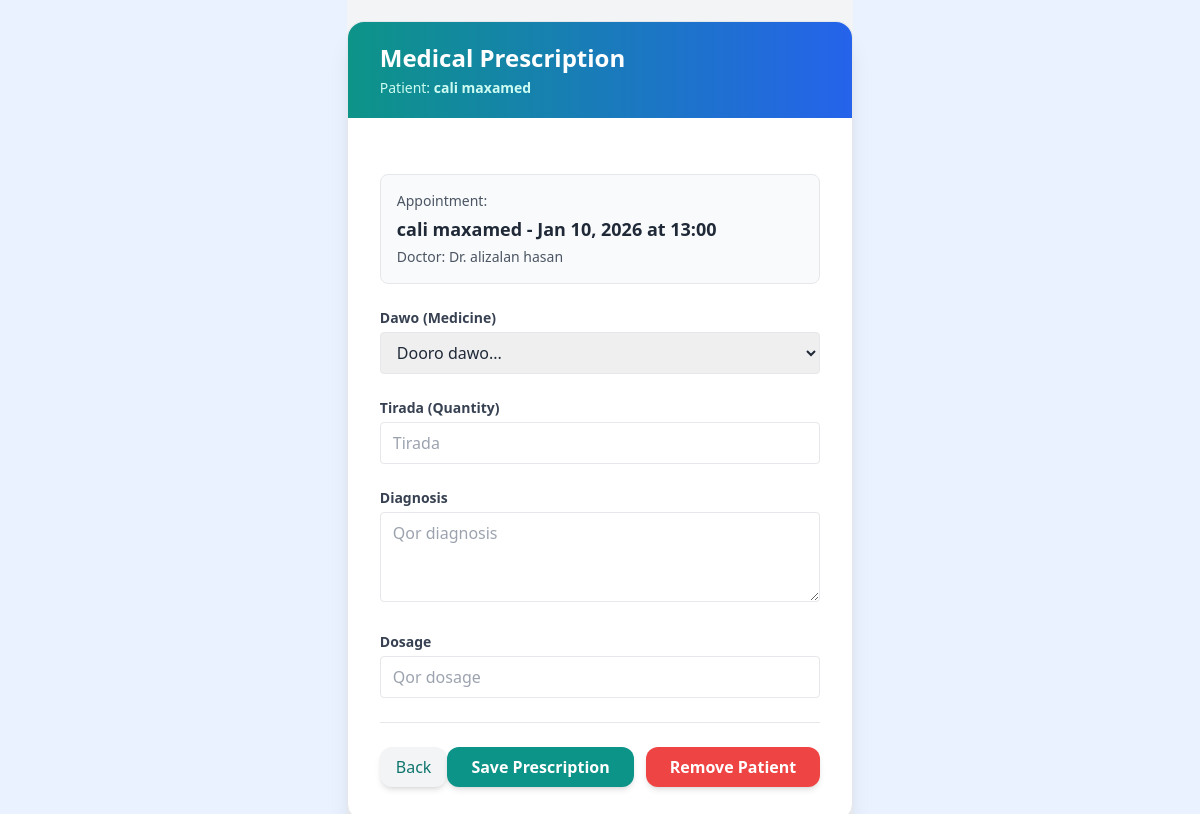
Page /prescription/add/29/ on the committed database.
### core/models.py (models this page shows, shortened)
class Appointment(models.Model):
    doctor = models.ForeignKey(Doctor, on_delete=models.CASCADE)
    patient = models.ForeignKey(Patient, on_delete=models.CASCADE)
    date = models.DateField()
    TIME_SLOTS = (
        ('08:00', '08:00 AM'),
        ('09:00', '09:00 AM'),
        ('10:00', '10:00 AM'),
        ('11:00', '11:00 AM'),
        ('01:00', '01:00 AM'),
        ('12:00', '12:00 PM'),
        ('13:00', '01:00 PM'),
        ('14:00', '02:00 PM'),
        ('15:00', '03:00 PM'),
        ('16:00', '04:00 PM'),
        ('17:00', '05:00 PM'),
    )
    time = models.CharField(max_length=10, choices=TIME_SLOTS)
    status = models.CharField(max_length=20, default='Pending') # Pending, Completed, Cancelled
    class Meta:
        unique_together = ('doctor', 'date', 'time')

class Patient(models.Model):
    first_name = models.CharField(max_length=100)
    last_name = models.CharField(max_length=100)
    phone = models.CharField(max_length=20)
    def __str__(self):
        return f"{self.first_name} {self.last_name}"

class Doctor(models.Model):
    first_name = models.CharField(max_length=100)
    last_name = models.CharField(max_length=100)
    specialization = models.CharField(max_length=100)
    profile_image = models.ImageField(
        upload_to='doctors/images/',  # sawirrada doctors
        blank=True,
        null=True,
        verbose_name="Profile Image"
    )
    def __str__(self):
        return f"Dr. {self.first_name} {self.last_name}"

### core/views.py (the view)
# urls.py: path('prescription/add/<int:appointment_id>/', views.prescription_create, name='prescription_create'),
def prescription_create(request, appointment_id):
    appointment = get_object_or_404(Appointment, id=appointment_id)
    if request.method == "POST":
        form = PrescriptionForm(request.POST)
        if form.is_valid():
            medicine = form.cleaned_data['medicine']
            quantity = form.cleaned_data['quantity']
            if medicine.quantity < quantity:
                messages.error(request, "Stock-ga daawada kuma filna")
                return render(request, 'prescription_form.html', {
                    'form': form,
                    'appointment': appointment,
                })
            with transaction.atomic():
                prescription = form.save(commit=False)
                prescription.appointment = appointment  # 🔴 muhiim - automatically set
                prescription.save()
                medicine.quantity -= quantity
                medicine.save()
            messages.success(
                request,
                "Prescription waa la keydiyay, stock-gana waa la cusbooneysiiyay"
            )
            return redirect('appointment_list')
    else:
        form = PrescriptionForm()
    return render(request, 'prescription_form.html', {
        'form': form,
        'appointment': appointment,  # 🔴 template-ka u baahan
    })

### core/forms.py
class PrescriptionForm(forms.ModelForm):
    medicine = forms.ModelChoiceField(
        queryset=Medicine.objects.all(),
        required=True,
        widget=forms.Select(attrs={
            'class': 'border rounded px-3 py-2 w-full',
            'placeholder': 'Dooro dawo'
        }),
        label='Dawo',
        empty_label='Dooro dawo...'
    )
    class Meta:
        model = Prescription
        fields = [
            'medicine',
            'diagnosis',
            'dosage',
            'quantity'
        ]
        widgets = {
            'diagnosis': forms.Textarea(attrs={
                'class': 'border rounded px-3 py-2 w-full',
                'rows': 3,
                'placeholder': 'Qor diagnosis'
            }),
            'dosage': forms.TextInput(attrs={
                'class': 'border rounded px-3 py-2 w-full',
                'placeholder': 'Qor dosage'
            }),
            'quantity': forms.NumberInput(attrs={
                'class': 'border rounded px-3 py-2 w-full',
                'placeholder': 'Tirada'
            }),
        }

### core/models.py (called while the page is built)
    def __str__(self):
        return f"{self.name} ({self.quantity})"

### templates/prescription_form.html (shortened to what this page needs)
{% extends 'base.html' %}
{% block content %}
<div class="min-h-screen bg-gray-100 flex items-start justify-center py-10">
  <div class="w-full max-w-2xl bg-white rounded-2xl shadow-xl border border-gray-200">
    <div class="bg-gradient-to-r from-teal-600 to-blue-600 rounded-t-2xl px-8 py-5">
      <h2 class="text-2xl font-bold text-white">
        Medical Prescription
      </h2>
      <p class="text-teal-100 text-sm mt-1">
        Patient: <span class="font-semibold">{{ appointment.patient }}</span>
      </p>
    </div>
    <div class="p-8">
      <form method="post" class="space-y-6">
        <div class="bg-gray-50 p-4 rounded-lg border border-gray-200">
          <p class="text-sm text-gray-600 mb-1">Appointment:</p>
          <p class="text-lg font-semibold text-gray-800">
            {{ appointment.patient }} - {{ appointment.date|date:"M d, Y" }} at {{ appointment.time }}
          </p>
          <p class="text-sm text-gray-600 mt-1">Doctor: {{ appointment.doctor }}</p>
        </div>
        <div>
          <label class="block text-sm font-semibold text-gray-700 mb-1">
            Dawo (Medicine)
          </label>
          {{ form.medicine }}
        </div>
        <div>
          <label class="block text-sm font-semibold text-gray-700 mb-1">
            Tirada (Quantity)
          </label>
          {{ form.quantity }}
        </div>
        <div>
          <label class="block text-sm font-semibold text-gray-700 mb-1">
            Diagnosis
          </label>
          {{ form.diagnosis }}
        </div>
        <div>
          <label class="block text-sm font-semibold text-gray-700 mb-1">
            Dosage
          </label>
          {{ form.dosage }}
        </div>
        <div class="flex items-center justify-between pt-6 border-t">
          <a href="{% url 'appointment_list' %}"
             class="text-teal-700 hover:text-teal-900 font-medium shadow-md hover:bg-gray-100 bg-gray-100 px-4 py-2 rounded-xl">
             Back
          </a>
          <div class="flex gap-3">
            <button type="submit"
              class="px-6 py-2 rounded-xl bg-teal-600 text-white font-semibold
                     shadow-md hover:bg-teal-700 focus:ring-4
                     focus:ring-teal-300 transition">
              Save Prescription
            </button>
            <a href="{% url 'patient_delete' appointment.patient.id %}"
             onclick="return confirm('Are you sure you want to remove this patient?')"
               class="px-6 py-2 rounded-xl bg-red-500 text-white font-semibold
                      shadow-md hover:bg-red-600 transition">
              Remove Patient
            </a>
          </div>
        </div>
      </form>
    </div>
  </div>
</div>
{% endblock %}

### rows in the picture
Appointment: patient "cali maxamed", date "Jan 10, 2026", time "13:00", doctor "Dr. alizalan hasan"
